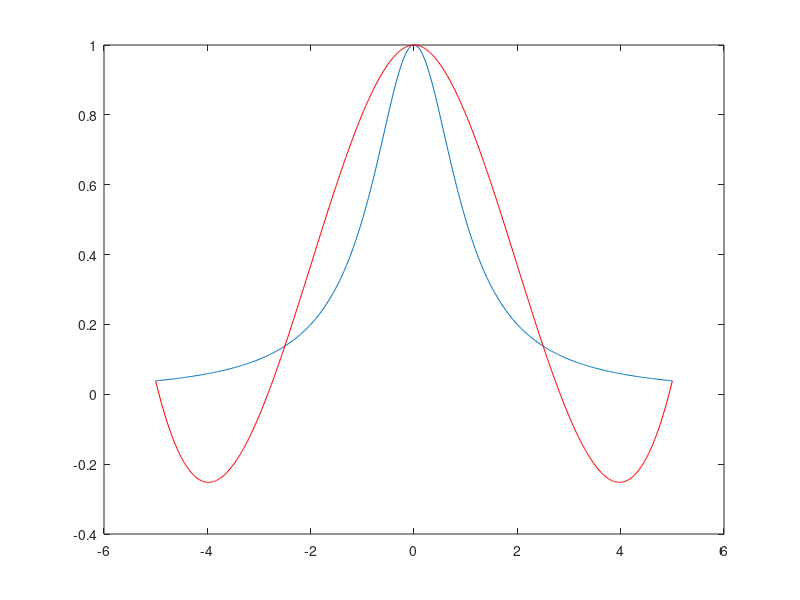

This chart was generated by the following MATLAB code:
clear all

prompt  = {'Nb de Points de collocation','Nb de points de tracer'};
title   = 'Interpolation';
lines= 1;
def     = {'4','500'};
q = inputdlg(prompt,title,lines,def);
n=str2num(q{1});
nt=str2num(q{2});

% tracer du sinus
x0=(-5:10/nt:5)';
y0=1./(x0.*x0+1);
plot(x0,y0);
hold on

% points de collocation
xc=(-5:10/n:5)';
yc=1./(xc.*xc+1);
yc=yc';

%plot(xc,yc,'go');

% Interpolation
y=interp1(xc,yc,x0,'spline');

% tracer de la courbe d'interpolation
plot(x0,y,'r')
hold off
